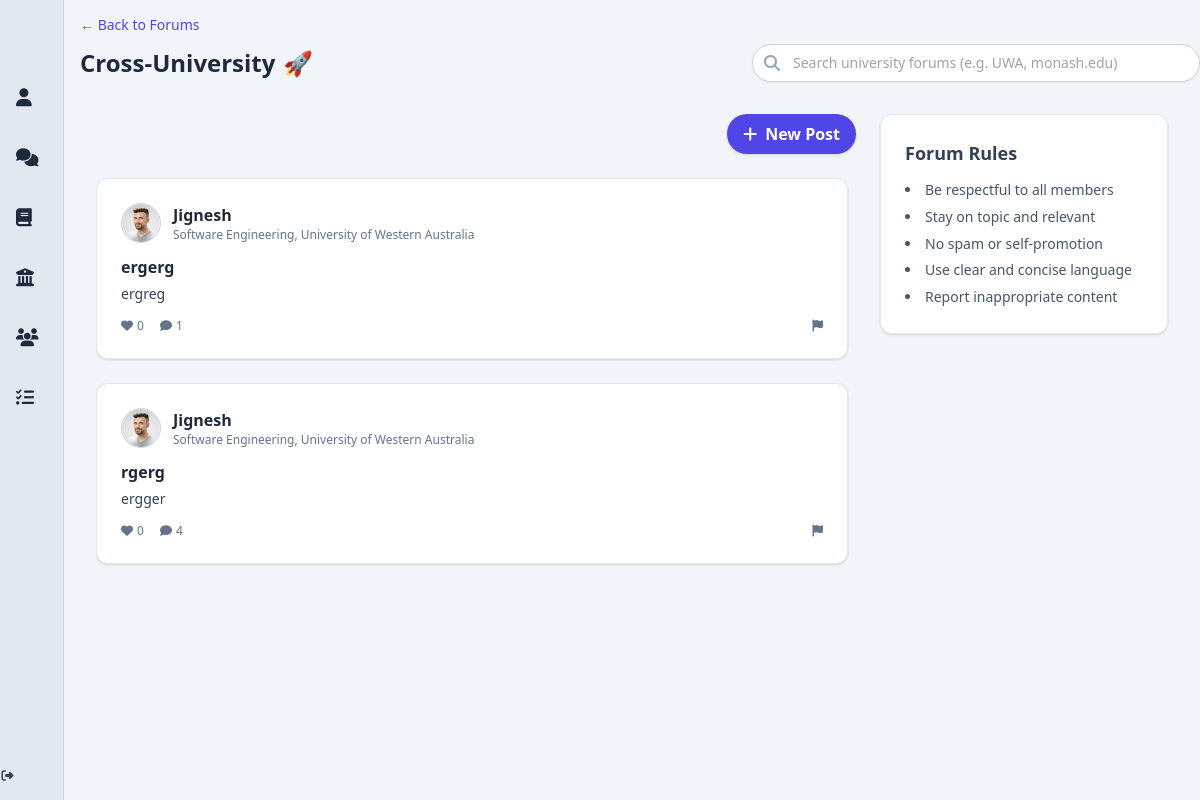
The page /post-forum (signed in) on the database its author committed.
### app/models.py (models this page shows, shortened)
class Post(db.Model):
    __tablename__ = 'posts'
    id = db.Column(db.Integer, primary_key=True)
    title = db.Column(db.String(200))
    content = db.Column(db.Text, nullable=False)
    image_url = db.Column(db.String(255))
    created_at = db.Column(db.DateTime, default=db.func.now())
    user_id = db.Column(db.Integer, db.ForeignKey('users.id', ondelete='CASCADE', name='fk_posts_user_id'), nullable=False)
    committee_id = db.Column(db.Integer, db.ForeignKey('committees.id', ondelete='SET NULL', name='fk_posts_committee_id'), nullable=True)
    forum_id = db.Column(db.Integer, db.ForeignKey('forums.id', ondelete='SET NULL', name='fk_posts_forum_id'), nullable=True)
    committee = db.relationship('Committee', backref='posts', lazy='joined')
    comments = db.relationship('Comment', backref='post', cascade='all, delete-orphan', passive_deletes=True, lazy='dynamic')

class User(db.Model, UserMixin):
    __tablename__ = 'users'
    id = db.Column(db.Integer, primary_key=True)
    display_name = db.Column(db.String(100))
    student_number = db.Column(db.String(50), nullable=False)
    email = db.Column(db.String(120), unique=True, nullable=False)
    password_hash = db.Column(db.String(128), nullable=False)
    bio = db.Column(db.Text)
    job_title = db.Column(db.String(100))
    phone = db.Column(db.String(20))
    university = db.Column(db.String(100))
    faculty = db.Column(db.String(100))
    major = db.Column(db.String(100))
    quote = db.Column(db.Text)
    skills = db.Column(db.Text)
    profile_picture = db.Column(db.String(255))
    cover_picture = db.Column(db.String(255))
    created_at = db.Column(db.DateTime, default=db.func.now())
    committees = db.relationship('Committee', secondary=user_committees, backref='members', lazy='dynamic')
    posts = db.relationship('Post', backref='author', cascade='all, delete-orphan', passive_deletes=True, lazy='dynamic')
    comments = db.relationship('Comment', backref='author', cascade='all, delete-orphan', passive_deletes=True, lazy='dynamic')
    liked_posts = db.relationship('Post', secondary=post_likes, backref=db.backref('likers', lazy='dynamic'))
    followers = db.relationship(
        'User', secondary=user_followers,
        primaryjoin=(user_followers.c.followed_id == id),
        secondaryjoin=(user_followers.c.follower_id == id),
        backref=db.backref('following', lazy='dynamic'),
        lazy='dynamic'
    )
    @property
    def skills_list(self):
        return [skill.strip() for skill in self.skills.split(',')] if self.skills else []

### app/routes.py (the view)
@bp.route('/post-forum')
@login_required
def post_forum():
    posts = Post.query.filter(Post.forum_id == None).order_by(Post.created_at.desc()).all()
    return render_template('post_forum.html', posts=posts)

### app/templates/post_forum.html (shortened to what this page needs)
{% extends "base.html" %}
{% block content %}
<div id="pageContainer" class="mt-10">
<div class="ml-4 -mt-7 mb-2">
  <a href="/forums" class="text-indigo-600 text-sm hover:underline transition">
    ← Back to Forums
  </a>
</div>
<div class="flex flex-col md:flex-row md:items-center md:justify-between w-full">
  <div class="flex items-center gap-2 ml-4">
    <h1 class="text-2xl font-bold">Cross-University</h1>
    <span class="text-2xl">🚀</span>
  </div>
  <form id="forumSearchForm" class="mt-4 md:mt-0 relative w-full max-w-md">
    <div class="relative">
      <span class="absolute inset-y-0 left-3 flex items-center text-slate-400">
        <i class="fas fa-search"></i>
      </span>
      <input
        type="text"
        id="forumSearchInput"
        placeholder="Search university forums (e.g. UWA, monash.edu)"
        class="pl-10 pr-4 py-2 w-full rounded-full shadow-sm border border-slate-300 bg-white text-sm focus:ring-2 focus:ring-indigo-200 focus:border-indigo-400 outline-none transition"
      />
    </div>
  </form>
</div>
<div class="p-4 bg-slate-100">
  <div class="flex flex-col md:flex-row gap-6 p-4">
    <div class="flex-1 flex flex-col space-y-6">
      <div class="flex justify-end">
        <button id="openModal" class="flex items-center bg-indigo-600 text-white px-4 py-2 rounded-full hover:bg-indigo-700 transition font-semibold shadow">
          <i class="fas fa-plus mr-2"></i> New Post
        </button>
      </div>
      <div class="relative h-[calc(100vh-250px)] overflow-y-auto pr-2">
        <div id="postsContainer" class="space-y-6 overflow-visible">
          {% for post in posts %}
          <div id="post-{{ post.id }}" class="post-card rounded-xl shadow border border-slate-200 p-6 transition hover:shadow-lg bg-white cursor-pointer"
               onclick="expandAndRedirect({{ post.id }})">
            <div class="flex items-center mb-3">
              <a href="{{ url_for('routes.profile', user_id=post.author.id) }}" class="flex items-center space-x-0" onclick="event.stopPropagation();">
                <img src="{{ post.author.profile_picture or 'https://cdn-icons-png.flaticon.com/512/149/149071.png' }}"
                     alt="Avatar"
                     class="w-10 h-10 rounded-full object-cover border border-slate-300 mr-3" />
                <div>
                  <h3 class="font-semibold text-slate-800 hover:underline hover:text-indigo-600">{{ post.author.display_name or 'Anonymous' }}</h3>
                  <p class="text-xs text-slate-500">{{ post.author.major }}, {{ post.author.university }}</p>
                </div>
              </a>
            </div>
            {% if post.title %}
            <h4 class="text-base font-semibold text-slate-800 mb-1">{{ post.title }}</h4>
            {% endif %}
            <p class="text-slate-700 text-sm leading-relaxed mb-3">{{ post.content }}</p>
            <div class="flex justify-between text-xs text-slate-500 mt-2">
              <div class="flex space-x-4">
                <button id="like-btn-{{ post.id }}" class="flex items-center space-x-1 transition"
                        onclick="likePost(event, {{ post.id }})">
                  <i id="heart-icon-{{ post.id }}" class="fas fa-heart {% if current_user.is_authenticated and current_user in post.likers.all() %}liked{% endif %}"></i>
                  <span id="like-count-{{ post.id }}">{{ post.likers.all()|length }}</span>
                </button>
                <button class="flex items-center space-x-1 hover:text-indigo-600 transition">
                  <i class="fas fa-comment"></i><span>{{ post.comments.count() }}</span>
                </button>
              </div>
              <div class="flex space-x-2">
                <button onclick="openReportModal(event, {{ post.id }});" class="hover:text-red-500 transition"><i class="fas fa-flag"></i></button>
              </div>
            </div>
          </div>
          {% endfor %}
        </div>
      </div>
    </div>
    <aside class="w-full md:w-72 sticky top-4 self-start rounded-xl shadow border border-slate-200 p-6 bg-white">
      <h2 class="text-lg font-semibold text-slate-700 mb-3">Forum Rules</h2>
      <ul class="list-disc list-inside text-sm text-slate-600 leading-relaxed space-y-1">
        <li>Be respectful to all members</li>
        <li>Stay on topic and relevant</li>
        <li>No spam or self-promotion</li>
        <li>Use clear and concise language</li>
        <li>Report inappropriate content</li>
      </ul>
    </aside>
  </div>
</div>
{% endblock %}

### app/templates/post_forum.html (style rules this page uses)
.post-card { transition: transform 0.5s ease, box-shadow 0.2s ease, opacity 0.3s ease; position: relative; z-index: 1; }

### rows shown on the page
Post: author (picture), author "Jignesh", author.major "Software Engineering", author.university "University of Western Australia", title "ergerg", content "ergreg", likers.all|length "0", comments.count "1"
Post: author (picture), author "Jignesh", author.major "Software Engineering", author.university "University of Western Australia", title "rgerg", content "ergger", likers.all|length "0", comments.count "4"
